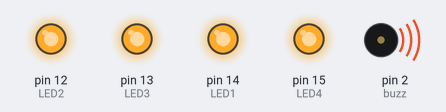
A sketch run on a simulated Arduino Uno, built with avr-gcc and run on an emulated ATmega328P. On the bench: output pins drawn as LEDs (lit = HIGH), buzzer (waves = sounding, pin HIGH).

Above: at 0.5 s.
At 3.5 s:
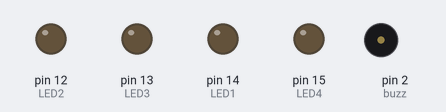
Timing chart, 0 to 4.6 s (numbered marks = the images above):
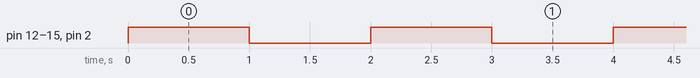

The sketch:

LED.ino
```cpp
int buzz = 2;
int LED1 = 14;
int LED2 = 12;
int LED3 = 13;
int LED4 = 15;
void setup() {

// initialize GPIO 5 as an output

pinMode(LED1, OUTPUT);
pinMode(LED2, OUTPUT);
pinMode(LED3, OUTPUT);
pinMode(LED4, OUTPUT);
pinMode(buzz, OUTPUT);

}

// the loop function runs over and over again forever

void loop() {

digitalWrite(LED1, HIGH);
digitalWrite(LED2, HIGH);
digitalWrite(LED3, HIGH);
digitalWrite(LED4, HIGH);
// turn the LED on
digitalWrite(buzz, HIGH);
delay(1000); // wait for a second
digitalWrite(LED1, LOW); // turn the LED off
digitalWrite(LED2, LOW);
digitalWrite(LED3, LOW); // turn the LED off
digitalWrite(LED4, LOW);
digitalWrite(buzz, LOW);
delay(1000); // wait for a second

}
```

Measured:
- by itself, pin 12 (LED2), pin 13 (LED3), pin 14 (LED1), pin 15 (LED4), pin 2 (buzz): alternates HIGH for 1.0 s and LOW for 1.0 s
